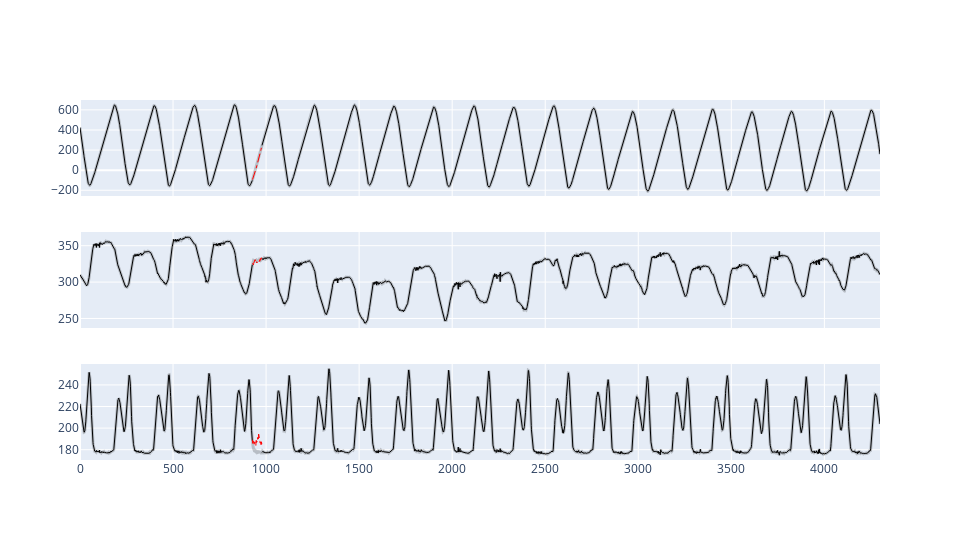

The code cell stored with this chart in its notebook:
### Code cell
# Plot trajectories for a given marker
fig = make_subplots(rows=3, cols=1, shared_xaxes=True)

for ix in ix_markers_with_gaps[:1]:
    # X coordinate
    fig.add_trace(go.Scatter(x=np.arange(data_full.shape[0]), y=data_full[:,ix*3], mode="lines", line=dict(color="rgba(0,0,0,0.2)", width=3)), row=1, col=1)
    fig.add_trace(go.Scatter(x=np.arange(data_gaps.shape[0]), y=data_gaps[:,ix*3], mode="lines", line=dict(color="rgba(0,0,0)", width=1)), row=1, col=1)
    fig.add_trace(go.Scatter(x=np.arange(data_filled.shape[0])[ix_nans], y=data_filled[ix_nans,ix*3], mode="lines", line=dict(color="rgba(255,0,0,1)", width=1, dash="dashdot")), row=1, col=1)

    # Y coordinate
    fig.add_trace(go.Scatter(x=np.arange(data_full.shape[0]), y=data_full[:,ix*3+1], mode="lines", line=dict(color="rgba(0,0,0,0.2)", width=3)), row=2, col=1)
    fig.add_trace(go.Scatter(x=np.arange(data_gaps.shape[0]), y=data_gaps[:,ix*3+1], mode="lines", line=dict(color="rgba(0,0,0)", width=1)), row=2, col=1)
    fig.add_trace(go.Scatter(x=np.arange(data_filled.shape[0])[ix_nans], y=data_filled[ix_nans,ix*3+1], mode="lines", line=dict(color="rgba(255,0,0,1)", width=1, dash="dashdot")), row=2, col=1)

    # Z coordinate
    fig.add_trace(go.Scatter(x=np.arange(data_full.shape[0]), y=data_full[:,ix*3+2], mode="lines", line=dict(color="rgba(0,0,0,0.2)", width=3)), row=3, col=1)
    fig.add_trace(go.Scatter(x=np.arange(data_gaps.shape[0]), y=data_gaps[:,ix*3+2], mode="lines", line=dict(color="rgba(0,0,0)", width=1)), row=3, col=1)
    fig.add_trace(go.Scatter(x=np.arange(data_filled.shape[0])[ix_nans], y=data_filled[ix_nans,ix*3+2], mode="lines", line=dict(color="rgba(255,0,0,1)", width=1, dash="dashdot")), row=3, col=1)
fig.update_layout(showlegend=False, width=960, height=540)
fig.show()

### Figure 1 — Plotly figure (JSON) as saved in the notebook; plotly's stock layout.template omitted (floating-point values rounded to 4 significant figures; data arrays with more than 128 entries replaced by an {"elided": "..."} marker saying what was removed)
{"data": [{"line": {"color": "rgba(0,0,0,0.2)", "width": 3}, "mode": "lines", "type": "scatter", "x": {"elided": "4300 int values"}, "xaxis": "x", "y": {"elided": "4300 float values"}, "yaxis": "y"}, {"line": {"color": "rgba(0,0,0)", "width": 1}, "mode": "lines", "type": "scatter", "x": {"elided": "4300 int values"}, "xaxis": "x", "y": {"elided": "4300 float values"}, "yaxis": "y"}, {"line": {"color": "rgba(255,0,0,1)", "dash": "dashdot", "width": 1}, "mode": "lines", "type": "scatter", "x": [927, 928, 929, 930, 931, 932, 933, 934, 935, 936, 937, 938, 939, 940, 941, 942, 943, 944, 945, 946, 947, 948, 949, 950, 951, 952, 953, 954, 955, 956, 957, 958, 959, 960, 961, 962, 963, 964, 965, 966, 967, 968, 969, 970, 971, 972, 973, 974, 975, 976, 977], "xaxis": "x", "y": [-93.9, -86.82, -84.82, -82.56, -78.59, -73.18, -68.29, -61.95, -55.97, -49.04, -39.44, -28.68, -27.38, -18.63, -9.077, -5.427, 0.1418, 6.479, 14.26, 14.76, 20.73, 26.72, 35.42, 43.12, 50.57, 59.0, 60.7, 68.97, 75.37, 83.38, 91.32, 100.7, 104.3, 106.6, 117.8, 126.5, 135.9, 137.0, 144.1, 153.0, 161.5, 171.2, 180.6, 183.8, 188.7, 199.5, 208.8, 213.4, 219.7, 225.6, 234.7], "yaxis": "y"}, {"line": {"color": "rgba(0,0,0,0.2)", "width": 3}, "mode": "lines", "type": "scatter", "x": {"elided": "4300 int values"}, "xaxis": "x2", "y": {"elided": "4300 float values"}, "yaxis": "y2"}, {"line": {"color": "rgba(0,0,0)", "width": 1}, "mode": "lines", "type": "scatter", "x": {"elided": "4300 int values"}, "xaxis": "x2", "y": {"elided": "4300 float values"}, "yaxis": "y2"}, {"line": {"color": "rgba(255,0,0,1)", "dash": "dashdot", "width": 1}, "mode": "lines", "type": "scatter", "x": [927, 928, 929, 930, 931, 932, 933, 934, 935, 936, 937, 938, 939, 940, 941, 942, 943, 944, 945, 946, 947, 948, 949, 950, 951, 952, 953, 954, 955, 956, 957, 958, 959, 960, 961, 962, 963, 964, 965, 966, 967, 968, 969, 970, 971, 972, 973, 974, 975, 976, 977], "xaxis": "x2", "y": [325.9, 324.7, 324.4, 323.8, 324.4, 323.7, 325.7, 326.9, 327.0, 328.2, 328.9, 327.7, 328.7, 330.5, 330.0, 330.7, 329.9, 328.6, 329.4, 328.7, 327.7, 327.3, 326.3, 328.0, 327.5, 327.3, 326.7, 326.8, 326.6, 327.4, 327.6, 328.2, 329.6, 329.0, 328.5, 328.7, 328.6, 328.8, 329.6, 328.7, 330.7, 330.1, 331.9, 332.0, 332.4, 331.0, 331.5, 331.8, 334.3, 333.6, 334.1], "yaxis": "y2"}, {"line": {"color": "rgba(0,0,0,0.2)", "width": 3}, "mode": "lines", "type": "scatter", "x": {"elided": "4300 int values"}, "xaxis": "x3", "y": {"elided": "4300 float values"}, "yaxis": "y3"}, {"line": {"color": "rgba(0,0,0)", "width": 1}, "mode": "lines", "type": "scatter", "x": {"elided": "4300 int values"}, "xaxis": "x3", "y": {"elided": "4300 float values"}, "yaxis": "y3"}, {"line": {"color": "rgba(255,0,0,1)", "dash": "dashdot", "width": 1}, "mode": "lines", "type": "scatter", "x": [927, 928, 929, 930, 931, 932, 933, 934, 935, 936, 937, 938, 939, 940, 941, 942, 943, 944, 945, 946, 947, 948, 949, 950, 951, 952, 953, 954, 955, 956, 957, 958, 959, 960, 961, 962, 963, 964, 965, 966, 967, 968, 969, 970, 971, 972, 973, 974, 975, 976, 977], "xaxis": "x3", "y": [189.2, 185.8, 186.7, 187.4, 187.8, 187.8, 187.2, 187.0, 187.7, 187.7, 185.1, 183.9, 187.3, 186.1, 183.7, 185.7, 184.0, 184.0, 183.7, 187.6, 188.6, 188.1, 186.7, 187.2, 187.6, 187.8, 190.2, 189.6, 191.3, 190.3, 190.4, 188.9, 191.9, 194.5, 192.3, 190.9, 188.1, 189.8, 190.8, 189.8, 187.9, 186.1, 186.2, 188.4, 188.1, 185.5, 184.7, 186.2, 187.3, 185.2, 185.2], "yaxis": "y3"}], "layout": {"height": 540, "showlegend": false, "width": 960, "xaxis": {"anchor": "y", "domain": [0, 1], "matches": "x3", "showticklabels": false}, "xaxis2": {"anchor": "y2", "domain": [0, 1], "matches": "x3", "showticklabels": false}, "xaxis3": {"anchor": "y3", "domain": [0, 1]}, "yaxis": {"anchor": "x", "domain": [0.7333, 1]}, "yaxis2": {"anchor": "x2", "domain": [0.3667, 0.6333]}, "yaxis3": {"anchor": "x3", "domain": [0, 0.2667]}}}
